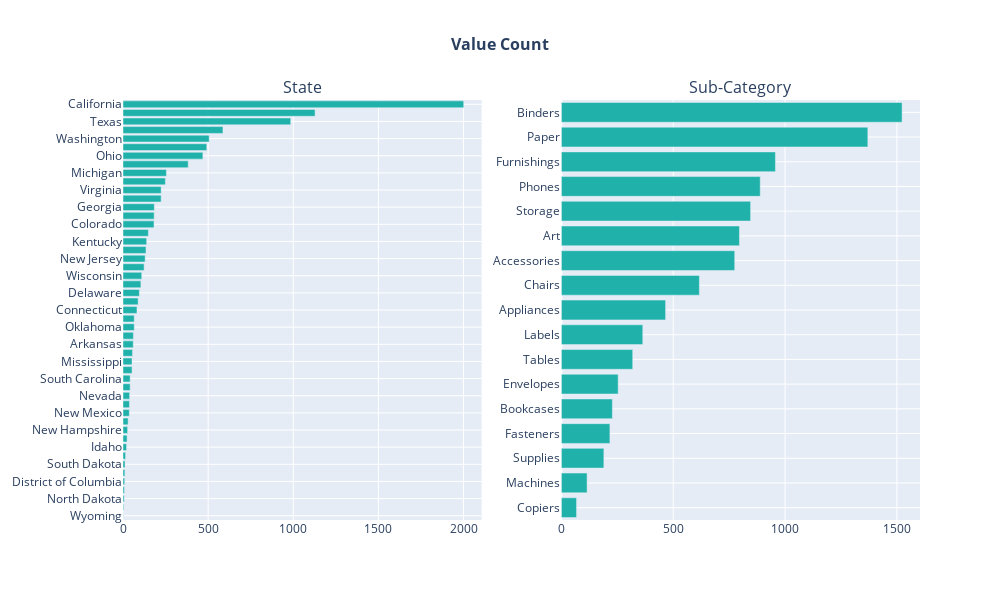

Source (notebook cell):
### Markdown cell above
#### **Distribution of Categorical Features**

### Code cell
cols = ['state', 'sub_category']

fig = make_subplots(
    rows=1,
    cols=2,
    subplot_titles=['State','Sub-Category']
)

for i, col in enumerate(cols, start=1):
    vc = df[col].value_counts().sort_values()

    fig.add_trace(
        go.Bar(
            x=vc.values,
            y=vc.index,
            orientation='h',
            marker_color='LightSeaGreen',
        ),
        row=1,
        col=i
    )

fig.update_layout(
    title=dict(
        text='Value Count',
        x=0.5,
        font=dict(size=16, weight='bold')
    ),
    height=600,
    width=1000,
    showlegend=False,
)


fig.update_xaxes(title_font=dict(size=10), tickfont=dict(size=12), griddash='solid')
fig.update_yaxes(title_font=dict(size=10), tickfont=dict(size=12), griddash='solid')

fig.show()

### Figure 1 — Plotly figure (JSON) as saved in the notebook; plotly's stock layout.template omitted (floating-point values rounded to 4 significant figures)
{"data": [{"marker": {"color": "LightSeaGreen"}, "orientation": "h", "type": "bar", "x": [1, 4, 7, 8, 10, 11, 12, 15, 21, 24, 27, 30, 37, 38, 39, 42, 42, 53, 53, 56, 60, 61, 66, 66, 82, 89, 96, 105, 110, 124, 130, 135, 139, 149, 182, 183, 184, 224, 224, 249, 255, 383, 469, 492, 506, 587, 985, 1128, 2001], "xaxis": "x", "y": ["Wyoming", "West Virginia", "North Dakota", "Maine", "District of Columbia", "Vermont", "South Dakota", "Montana", "Idaho", "Kansas", "New Hampshire", "Iowa", "New Mexico", "Nebraska", "Nevada", "Louisiana", "South Carolina", "Utah", "Mississippi", "Rhode Island", "Arkansas", "Alabama", "Oklahoma", "Missouri", "Connecticut", "Minnesota", "Delaware", "Maryland", "Wisconsin", "Oregon", "New Jersey", "Massachusetts", "Kentucky", "Indiana", "Colorado", "Tennessee", "Georgia", "Arizona", "Virginia", "North Carolina", "Michigan", "Florida", "Ohio", "Illinois", "Washington", "Pennsylvania", "Texas", "New York", "California"], "yaxis": "y"}, {"marker": {"color": "LightSeaGreen"}, "orientation": "h", "type": "bar", "x": [68, 115, 190, 217, 228, 254, 319, 364, 466, 617, 775, 796, 846, 889, 957, 1370, 1523], "xaxis": "x2", "y": ["Copiers", "Machines", "Supplies", "Fasteners", "Bookcases", "Envelopes", "Tables", "Labels", "Appliances", "Chairs", "Accessories", "Art", "Storage", "Phones", "Furnishings", "Paper", "Binders"], "yaxis": "y2"}], "layout": {"annotations": [{"font": {"size": 16}, "showarrow": false, "text": "State", "x": 0.225, "xanchor": "center", "xref": "paper", "y": 1, "yanchor": "bottom", "yref": "paper"}, {"font": {"size": 16}, "showarrow": false, "text": "Sub-Category", "x": 0.775, "xanchor": "center", "xref": "paper", "y": 1, "yanchor": "bottom", "yref": "paper"}], "height": 600, "showlegend": false, "title": {"font": {"size": 16, "weight": "bold"}, "text": "Value Count", "x": 0.5}, "width": 1000, "xaxis": {"anchor": "y", "domain": [0, 0.45], "griddash": "solid", "tickfont": {"size": 12}, "title": {"font": {"size": 10}}}, "xaxis2": {"anchor": "y2", "domain": [0.55, 1], "griddash": "solid", "tickfont": {"size": 12}, "title": {"font": {"size": 10}}}, "yaxis": {"anchor": "x", "domain": [0, 1], "griddash": "solid", "tickfont": {"size": 12}, "title": {"font": {"size": 10}}}, "yaxis2": {"anchor": "x2", "domain": [0, 1], "griddash": "solid", "tickfont": {"size": 12}, "title": {"font": {"size": 10}}}}}
